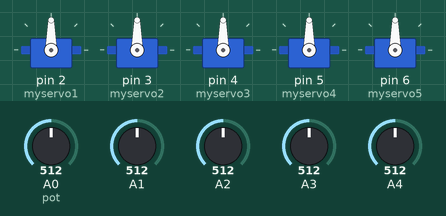
The sketch below on a simulated Arduino Uno, built with avr-gcc and run on an emulated ATmega328P. Parts: 5 × servo. Inputs (shaded band) come from the test bench; at power-on: A0 (pot) = 512, A1 = 512, A2 = 512, A3 = 512, A4 = 512.

Above: at 1.2 s.
1.3 s: A0 (pot) set to 716
At 2.0 s:
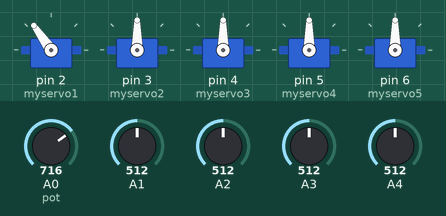
2.8 s: A1 set to 716
At 3.2 s:
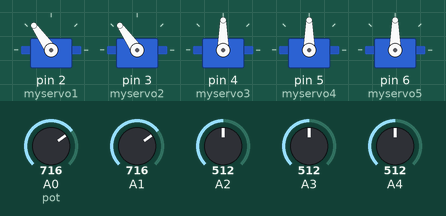
4.3 s: A2 set to 716
At 5.5 s:
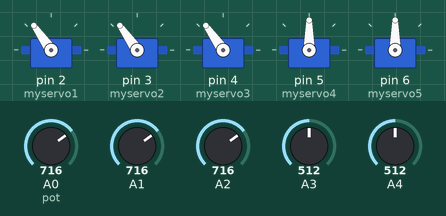
5.8 s: A3 set to 716
At 6.9 s:
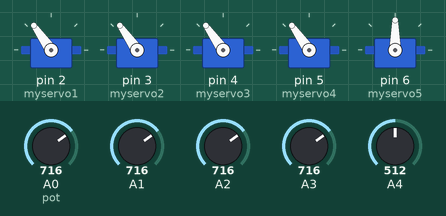
7.3 s: A4 set to 716
At 8.5 s:
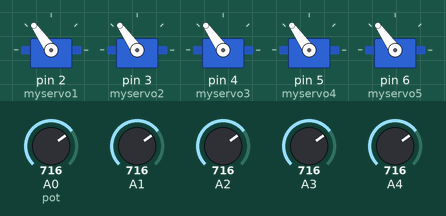
8.8 s: A0 (pot) set to 992
At 10.0 s:
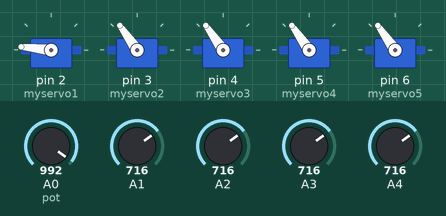
Timing chart, 0 to 11.3 s (numbered marks = the images above; inputs shaded):
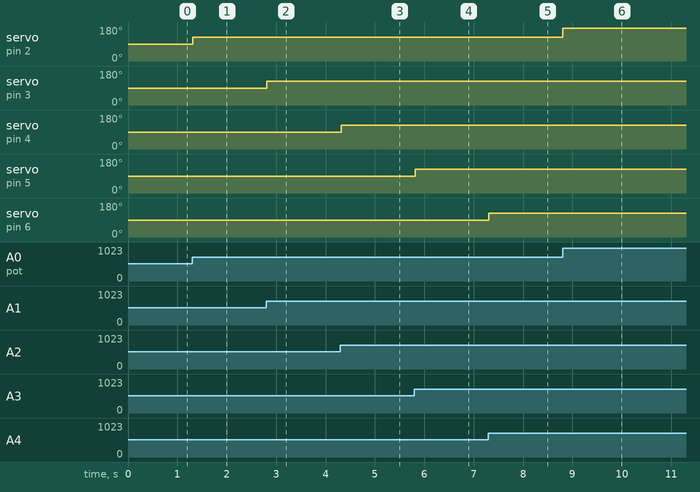

The sketch:

control_5_servo_motor_with_potentiometer_1.ino
```cpp
// Include servo libirary
#include <Servo.h>

int pos1, pot1; // set initial pisition to 0
int pos2, pot2;
int pos3, pot3;
int pos4, pot4;
int pos5, pot5;

Servo myservo1; // define variable constructor for the libirary for servo
Servo myservo2;
Servo myservo3;
Servo myservo4;
Servo myservo5;

 //Analog pin of potenmeter 1

void setup()
{
  myservo1.attach(2, 500, 2500);
  myservo2.attach(3, 500, 2500);
  myservo3.attach(4, 500, 2500);
  myservo4.attach(5, 500, 2500);
  myservo5.attach(6, 500, 2500);
}

void loop()
{
  // sweep the servo from 0 to 180 degrees in steps of 1 degrees

    pot1=analogRead(A0); //read the potmeter 1 value (pot value from 0-1023)
  	pot2=analogRead(A1);
	pot3=analogRead(A2);
  	pot4=analogRead(A3);
  	pot5=analogRead(A4);

  	pos1=map(pot1,0,1023,0,180); //use map analog conversion to convert the value of potmeter 1 from 0-1023 to a degree value from 0-180
   	pos2=map(pot2,0,1023,0,180);
  	pos3=map(pot3,0,1023,0,180);
  	pos4=map(pot4,0,1023,0,180);
  	pos5=map(pot5,0,1023,0,180);

  	myservo1.write(pos1);// tell servo to go to position in variable 'pos' which is 90
	myservo2.write(pos2);
  	myservo3.write(pos3);
  	myservo4.write(pos4);
  	myservo5.write(pos5);
  	delay(15);

}
```

Measured:
- after the input at 1.3 s, servo on pin 2 (myservo1): 90° → 125° at once
- after the input at 2.8 s, servo on pin 3 (myservo2): 90° → 125° at once
- after the input at 4.3 s, servo on pin 4 (myservo3): 90° → 125° at once
- after the input at 5.8 s, servo on pin 5 (myservo4): 90° → 125° at once
- after the input at 7.3 s, servo on pin 6 (myservo5): 90° → 125° at once
- after the input at 8.8 s, servo on pin 2 (myservo1): 125° → 174° at once
